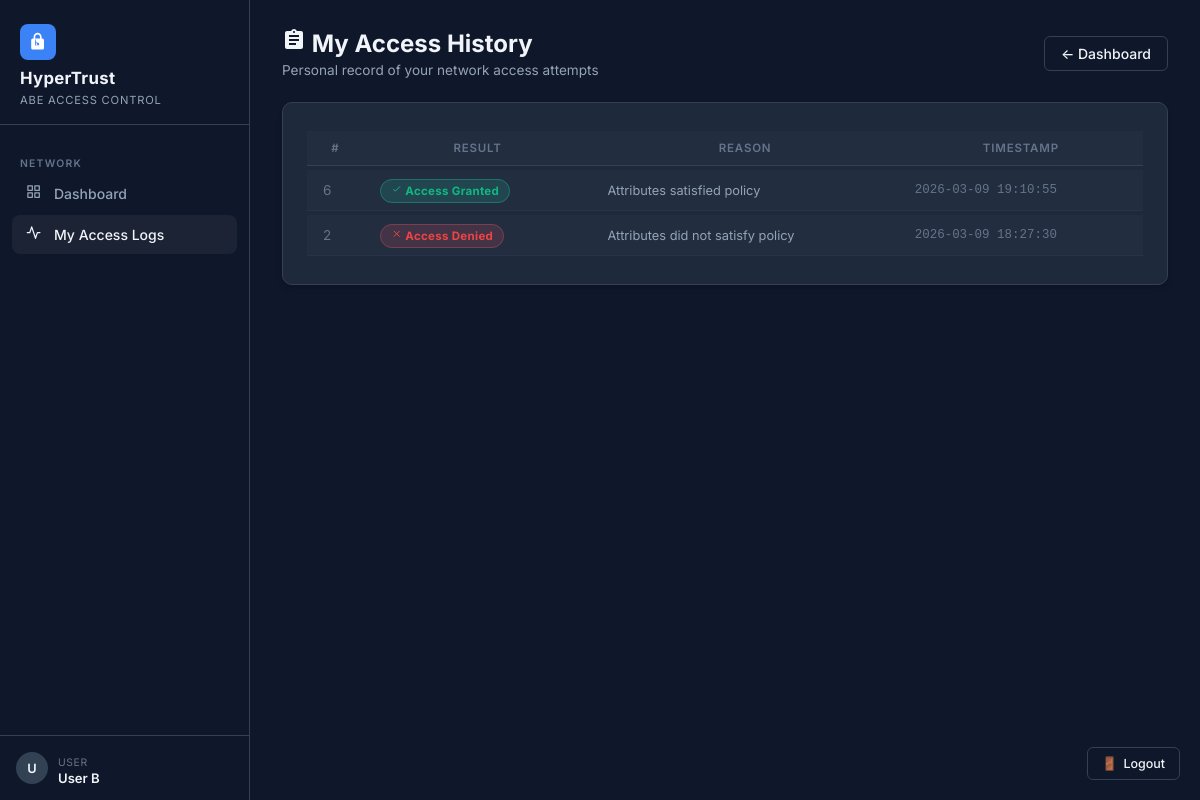
/user/logs (signed in), run on an earlier commit of the app's database.
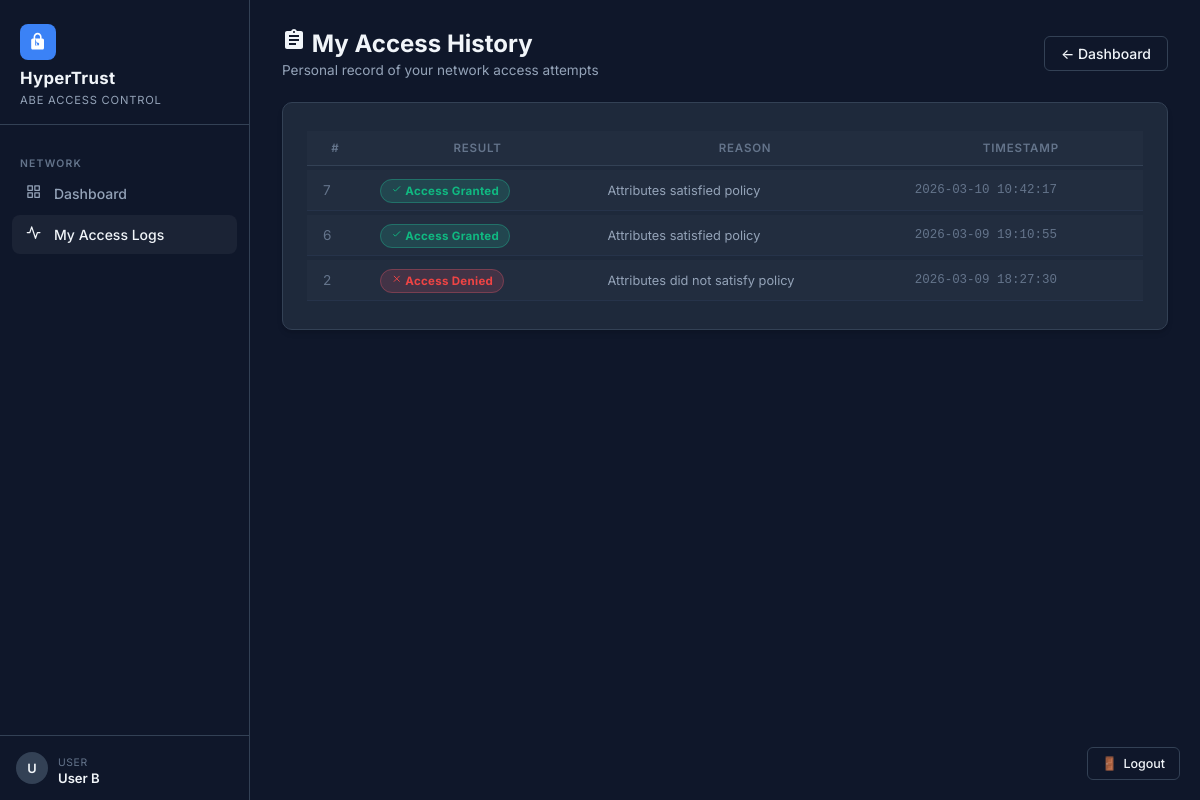
And on a later commit of the database.
### tables this page shows
CREATE TABLE access_logs (
    id           INTEGER PRIMARY KEY AUTOINCREMENT,
    user_id      INTEGER NOT NULL REFERENCES users(id),
    token_id     INTEGER REFERENCES access_tokens(id),
    attempt_time DATETIME DEFAULT CURRENT_TIMESTAMP,
    success      INTEGER NOT NULL DEFAULT 0,
    reason       TEXT    NOT NULL DEFAULT ''
);

### routes/user.py (the view)
@user_bp.route("/logs")
@login_required
def logs():
    db   = get_db()
    logs = get_user_logs(db, session["user_id"])
    return render_template("user/logs.html", logs=logs)

### db.py (called while the page is built)
def get_db():
    if "db" not in g:
        g.db = sqlite3.connect(
            current_app.config["DB_PATH"],
            detect_types=sqlite3.PARSE_DECLTYPES
        )
        g.db.row_factory = sqlite3.Row
        g.db.execute("PRAGMA foreign_keys = ON")
    return g.db

def get_user_logs(db, user_id: int):
    return db.execute(
        """SELECT l.*, u.username
           FROM access_logs l
           JOIN users u ON l.user_id = u.id
           WHERE l.user_id = ?
           ORDER BY l.attempt_time DESC
           LIMIT 100""",
        (user_id,)
    ).fetchall()

### routes/user.py (called while the page is built)
def login_required(f):
    @wraps(f)
    def decorated(*args, **kwargs):
        if "user_id" not in session:
            flash("Please log in to continue.", "warning")
            return redirect(url_for("auth.login"))
        return f(*args, **kwargs)
    return decorated

### templates/user/logs.html (shortened to what this page needs)
{% extends "base.html" %}
{% block content %}
<div class="page-header d-flex justify-between align-items-center">
    <div>
        <h2><svg viewBox="0 0 24 24" width="1em" height="1em" fill="currentColor">
                <path
                    d="M19 3h-4.18C14.4 1.84 13.3 1 12 1c-1.3 0-2.4.84-2.82 2H5c-1.1 0-2 .9-2 2v14c0 1.1.9 2 2 2h14c1.1 0 2-.9 2-2V5c0-1.1-.9-2-2-2zm-7 0c.55 0 1 .45 1 1s-.45 1-1 1-1-.45-1-1 .45-1 1-1zm2 14H7v-2h7v2zm3-4H7v-2h10v2zm0-4H7V7h10v2z" />
            </svg> My Access History</h2>
        <p>Personal record of your network access attempts</p>
    </div>
    <a href="{{ url_for('user.dashboard') }}" class="btn-outline-ht">&larr; Dashboard</a>
</div>
<div class="glass-card p-6">
    {% if logs %}
    <div style="overflow-x:auto;">
        <table class="ht-table">
            <thead>
                <tr>
                    <th>#</th>
                    <th>Result</th>
                    <th>Reason</th>
                    <th>Timestamp</th>
                </tr>
            </thead>
            <tbody>
                {% for log in logs %}
                <tr>
                    <td class="text-muted-ht">{{ log.id }}</td>
                    <td>
                        {% if log.success %}
                        <span class="badge-granted"><svg viewBox="0 0 24 24" width="1em" height="1em"
                                stroke="currentColor" fill="none" stroke-width="2">
                                <path d="M5 13l4 4L19 7" />
                            </svg> Access Granted</span>
                        {% else %}
                        <span class="badge-denied"><svg viewBox="0 0 24 24" width="1em" height="1em"
                                stroke="currentColor" fill="none" stroke-width="2">
                                <path d="M18 6L6 18M6 6l12 12" />
                            </svg> Access Denied</span>
                        {% endif %}
                    </td>
                    <td style="font-size:0.8rem;color:var(--text-secondary);">{{ log.reason or '—' }}</td>
                    <td class="mono text-muted-ht" style="font-size:0.78rem;">{{ log.attempt_time }}</td>
                </tr>
                {% endfor %}
            </tbody>
        </table>
    </div>
    {% endif %}
</div>
{% endblock %}

What changed in the data, as far as the page shows it:
added access_logs: id "7", success 1 (drawn), reason "Attributes satisfied policy", attempt_time "2026-03-10 10:42:17"
